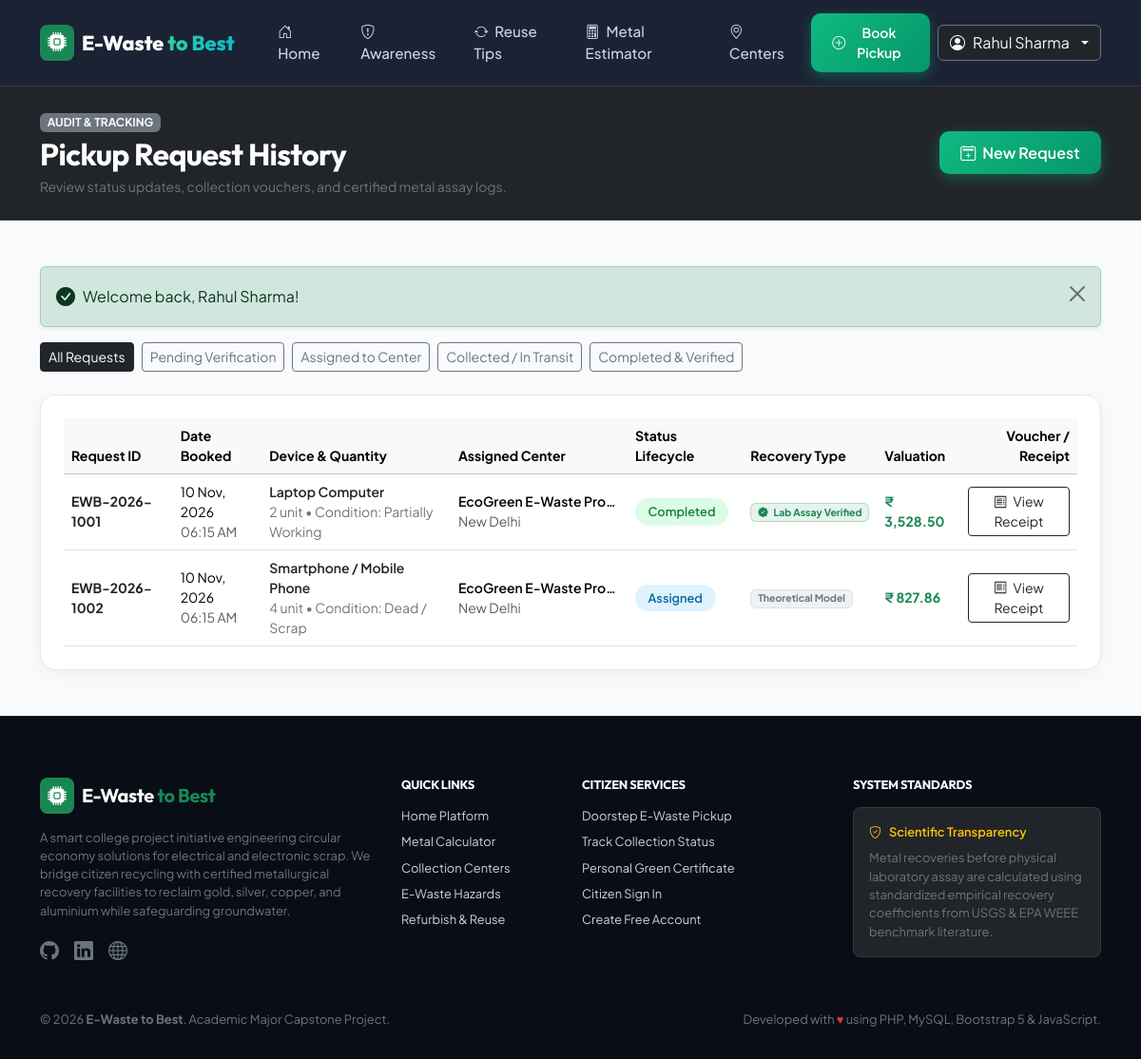
Screenshot of /user/history.php (signed in) with the database file from the repository.
### tables this page shows
CREATE TABLE `pickup_requests` (
  `id` INT AUTO_INCREMENT PRIMARY KEY,
  `request_code` VARCHAR(25) NOT NULL UNIQUE,
  `user_id` INT NOT NULL,
  `center_id` INT NULL,
  `device_category_id` INT NOT NULL,
  `quantity` DECIMAL(10, 2) NOT NULL COMMENT 'Number of units or kg',
  `pickup_address` TEXT NOT NULL,
  `pickup_city` VARCHAR(60) NOT NULL,
  `pickup_pincode` VARCHAR(10) NOT NULL,
  `preferred_date` DATE NOT NULL,
  `preferred_slot` ENUM('Morning (9AM - 12PM)', 'Afternoon (12PM - 3PM)', 'Evening (3PM - 6PM)') NOT NULL,
  `item_condition` ENUM('Working', 'Partially Working', 'Dead / Scrap') DEFAULT 'Dead / Scrap',
  `special_notes` TEXT NULL,
  
   
  `est_copper_g` DECIMAL(10, 3) DEFAULT 0.000,
  `est_aluminium_g` DECIMAL(10, 3) DEFAULT 0.000,
  `est_silver_g` DECIMAL(10, 4) DEFAULT 0.0000,
  `est_gold_g` DECIMAL(10, 4) DEFAULT 0.0000,
  `est_total_value` DECIMAL(10, 2) DEFAULT 0.00,
  `est_co2_saved_kg` DECIMAL(10, 2) DEFAULT 0.00,

   
  `is_verified` TINYINT(1) DEFAULT 0,
  `actual_weight_kg` DECIMAL(10, 2) NULL,
  `actual_copper_g` DECIMAL(10, 3) NULL,
  `actual_aluminium_g` DECIMAL(10, 3) NULL,
  `actual_silver_g` DECIMAL(10, 4) NULL,
  `actual_gold_g` DECIMAL(10, 4) NULL,
  `actual_payout_value` DECIMAL(10, 2) NULL,
  `verification_notes` TEXT NULL,

   
  `status` ENUM('Pending', 'Assigned', 'Out for Pickup', 'Collected', 'Completed', 'Cancelled') DEFAULT 'Pending',
  `admin_remarks` TEXT NULL,
  `created_at` TIMESTAMP DEFAULT CURRENT_TIMESTAMP,
  `updated_at` TIMESTAMP DEFAULT CURRENT_TIMESTAMP ON UPDATE CURRENT_TIMESTAMP,

  FOREIGN KEY (`user_id`) REFERENCES `users`(`id`) ON DELETE CASCADE,
  FOREIGN KEY (`center_id`) REFERENCES `collection_centers`(`id`) ON DELETE SET NULL,
  FOREIGN KEY (`device_category_id`) REFERENCES `device_categories`(`id`) ON DELETE RESTRICT
);

CREATE TABLE `device_categories` (
  `id` INT AUTO_INCREMENT PRIMARY KEY,
  `category_name` VARCHAR(100) NOT NULL,
  `unit_type` ENUM('unit', 'kg') DEFAULT 'unit',
  `description` VARCHAR(255),
  `copper_yield_g` DECIMAL(10, 4) DEFAULT 0.0000 COMMENT 'Grams of Copper per unit or kg',
  `aluminium_yield_g` DECIMAL(10, 4) DEFAULT 0.0000 COMMENT 'Grams of Aluminium per unit or kg',
  `silver_yield_g` DECIMAL(10, 4) DEFAULT 0.0000 COMMENT 'Grams of Silver per unit or kg',
  `gold_yield_g` DECIMAL(10, 4) DEFAULT 0.0000 COMMENT 'Grams of Gold per unit or kg',
  `co2_saving_kg` DECIMAL(10, 2) DEFAULT 0.00 COMMENT 'Estimated CO2 avoided per unit or kg',
  `toxic_diverted_kg` DECIMAL(10, 2) DEFAULT 0.00 COMMENT 'Toxic material diverted from landfill',
  `is_active` TINYINT(1) DEFAULT 1
);

CREATE TABLE `collection_centers` (
  `id` INT AUTO_INCREMENT PRIMARY KEY,
  `center_name` VARCHAR(150) NOT NULL,
  `contact_person` VARCHAR(100) NOT NULL,
  `phone` VARCHAR(25) NOT NULL,
  `email` VARCHAR(100) NOT NULL,
  `address` TEXT NOT NULL,
  `city` VARCHAR(60) NOT NULL,
  `state` VARCHAR(60) NOT NULL,
  `pincode` VARCHAR(10) NOT NULL,
  `operating_hours` VARCHAR(100) DEFAULT '9:00 AM - 6:00 PM (Mon-Sat)',
  `accepted_items` TEXT COMMENT 'Comma separated device categories',
  `latitude` DECIMAL(10, 7) NULL,
  `longitude` DECIMAL(10, 7) NULL,
  `is_active` TINYINT(1) DEFAULT 1,
  `created_at` TIMESTAMP DEFAULT CURRENT_TIMESTAMP
);

### user/history.php (the view, shortened to what this page needs)
<?php
require_once __DIR__ . '/../includes/functions.php';
require_once __DIR__ . '/../includes/auth_check.php';
$userId = (int)$_SESSION['user_id'];
$statusFilter = $_GET['status'] ?? 'all';
$requests = [];
if ($pdo) {
    try {
        $sql = "
            SELECT r.*, c.category_name, c.unit_type, cc.center_name, cc.city as center_city, cc.phone as center_phone
            FROM pickup_requests r
            JOIN device_categories c ON r.device_category_id = c.id
            LEFT JOIN collection_centers cc ON r.center_id = cc.id
            WHERE r.user_id = ?
        ";
        $params = [$userId];
        $sql .= " ORDER BY r.created_at DESC";
        $stmt = $pdo->prepare($sql);
        $stmt->execute($params);
        $requests = $stmt->fetchAll();
    } catch (PDOException $e) {
        $requests = [];
    }
}
require_once __DIR__ . '/../includes/header.php';
?>
<div class="bg-dark text-white py-4 border-bottom border-secondary border-opacity-25">
    <div class="container">
        <div class="d-flex flex-column flex-md-row justify-content-between align-items-md-center gap-3">
            <div>
                <span class="badge bg-secondary text-light small mb-1">AUDIT & TRACKING</span>
                <h2 class="fw-bold mb-1">Pickup Request History</h2>
                <p class="text-secondary small mb-0">Review status updates, collection vouchers, and certified metal assay logs.</p>
            </div>
            <a href="<?= BASE_URL ?>/user/pickup-request.php" class="btn btn-emerald">
                <i class="bi bi-calendar2-plus me-1"></i> New Request
            </a>
        </div>
    </div>
</div>
<div class="container py-5">
    <div class="d-flex flex-wrap gap-2 mb-4">
        <a href="<?= BASE_URL ?>/user/history.php?status=all" class="btn btn-sm <?= ($statusFilter === 'all') ? 'btn-dark' : 'btn-outline-secondary' ?>">
            All Requests
        </a>
        <a href="<?= BASE_URL ?>/user/history.php?status=Pending" class="btn btn-sm <?= ($statusFilter === 'Pending') ? 'btn-warning text-dark' : 'btn-outline-secondary' ?>">
            Pending Verification
        </a>
        <a href="<?= BASE_URL ?>/user/history.php?status=Assigned" class="btn btn-sm <?= ($statusFilter === 'Assigned') ? 'btn-primary' : 'btn-outline-secondary' ?>">
            Assigned to Center
        </a>
        <a href="<?= BASE_URL ?>/user/history.php?status=Collected" class="btn btn-sm <?= ($statusFilter === 'Collected') ? 'btn-info text-dark' : 'btn-outline-secondary' ?>">
            Collected / In Transit
        </a>
        <a href="<?= BASE_URL ?>/user/history.php?status=Completed" class="btn btn-sm <?= ($statusFilter === 'Completed') ? 'btn-success' : 'btn-outline-secondary' ?>">
            Completed & Verified
        </a>
    </div>
    <div class="card card-modern p-4">
        <?php if (!empty($requests)): ?>
            <div class="table-responsive">
                <table class="table table-hover align-middle mb-0">
                    <thead class="table-light small">
                        <tr>
                            <th>Request ID</th>
                            <th>Date Booked</th>
                            <th>Device & Quantity</th>
                            <th>Assigned Center</th>
                            <th>Status Lifecycle</th>
                            <th>Recovery Type</th>
                            <th>Valuation</th>
                            <th class="text-end">Voucher / Receipt</th>
                        </tr>
                    </thead>
                    <tbody class="small">
                        <?php foreach ($requests as $req): ?>
                            <?php
                                $statusSlug = strtolower(str_replace(' ', '-', $req['status']));
                            ?>
                            <tr>
                                <td class="fw-bold">
                                    <a href="<?= BASE_URL ?>/user/view-request.php?code=<?= urlencode($req['request_code']) ?>" class="text-dark text-decoration-none fw-bold">
                                        <?= sanitize($req['request_code']) ?>
                                    </a>
                                </td>
                                <td>
                                    <div><?= date('d M, Y', strtotime($req['created_at'])) ?></div>
                                    <div class="text-muted text-xs"><?= date('h:i A', strtotime($req['created_at'])) ?></div>
                                </td>
                                <td>
                                    <div class="fw-semibold text-dark"><?= sanitize($req['category_name']) ?></div>
                                    <div class="text-secondary text-xs">
                                        <?= (float)$req['quantity'] ?> <?= sanitize($req['unit_type']) ?> &bull; Condition: <?= sanitize($req['item_condition']) ?>
                                    </div>
                                </td>
                                <td>
                                    <?php if (!empty($req['center_name'])): ?>
                                        <div class="fw-semibold text-truncate" style="max-width: 170px;" title="<?= sanitize($req['center_name']) ?>">
                                            <?= sanitize($req['center_name']) ?>
                                        </div>
                                        <div class="text-muted text-xs"><?= sanitize($req['center_city']) ?></div>
                                    <?php else: ?>
                                        <span class="text-muted">Awaiting Center Routing</span>
                                    <?php endif; ?>
                                </td>
                                <td>
                                    <span class="badge-status badge-status-<?= $statusSlug ?>">
                                        <?= sanitize($req['status']) ?>
                                    </span>
                                </td>
                                <td>
                                    <?php if ($req['is_verified']): ?>
                                        <span class="badge bg-success bg-opacity-10 text-success border border-success border-opacity-25">
                                            <i class="bi bi-patch-check-fill me-1"></i> Lab Assay Verified
                                        </span>
                                    <?php else: ?>
                                        <span class="badge bg-secondary bg-opacity-10 text-secondary border">
                                            Theoretical Model
                                        </span>
                                    <?php endif; ?>
                                </td>
                                <td class="fw-bold text-success">
                                    ₹ <?= number_format($req['is_verified'] ? $req['actual_payout_value'] : $req['est_total_value'], 2) ?>
                                </td>
                                <td class="text-end">
                                    <a href="<?= BASE_URL ?>/user/view-request.php?code=<?= urlencode($req['request_code']) ?>" class="btn btn-outline-dark btn-sm">
                                        <i class="bi bi-receipt me-1"></i> View Receipt
                                    </a>
                                </td>
                            </tr>
                        <?php endforeach; ?>
                    </tbody>
                </table>
            </div>
        <?php endif; ?>
    </div>
</div>
<?php require_once __DIR__ . '/../includes/footer.php'; ?>

### assets/css/style.css (style rules this page uses)
:root { --primary-emerald: #10b981; --primary-dark: #064e3b; --primary-light: #d1fae5; --secondary-teal: #0d9488; --accent-cyan: #06b6d4; --dark-slate: #0f172a; --surface-card: #ffffff; --bg-soft: #f8fafc; --text-primary: #1e293b; --text-secondary: #64748b; --border-color: #e2e8f0; --metal-gold: #f59e0b; --metal-gold-bg: #fef3c7; --metal-silver: #64748b; --metal-silver-bg: #f1f5f9; --metal-copper: #c2410c; --metal-copper-bg: #ffedd5; --metal-aluminium: #475569; --metal-aluminium-bg: #e2e8f0; --font-heading: 'Outfit', sans-serif; --font-body: 'Plus Jakarta Sans', sans-serif; }
body { font-family: var(--font-body); color: var(--text-primary); background-color: var(--bg-soft); min-height: 100vh; display: flex; flex-direction: column; }
h1, h2, h3, h4, h5, h6, .brand-font { font-family: var(--font-heading); font-weight: 700; letter-spacing: -0.02em; }
.card-modern { background: var(--surface-card); border: 1px solid var(--border-color); border-radius: 16px; box-shadow: 0 4px 20px -2px rgba(0, 0, 0, 0.05); transition: transform 0.25s ease, box-shadow 0.25s ease; }
.btn-emerald { background: linear-gradient(135deg, #10b981 0%, #059669 100%); color: #ffffff; border: none; font-weight: 600; border-radius: 10px; padding: 0.65rem 1.4rem; box-shadow: 0 4px 14px 0 rgba(16, 185, 129, 0.35); transition: all 0.2s ease; }
.badge-status { padding: 0.4rem 0.85rem; border-radius: 20px; font-weight: 600; font-size: 0.8rem; }
.badge-status-assigned { background: #e0f2fe; color: #0369a1; }
.badge-status-completed { background: #dcfce7; color: #15803d; }

### rows the page displays
pickup_requests: request_code "EWB-2026-1001", created_at "10 Nov, 2026", created_at "06:15 AM", device_category.category_name "Laptop Computer", quantity "2", device_category.unit_type "unit", item_condition "Partially Working", center.center_name "EcoGreen E-Waste Pro…", center.city "New Delhi", status "Completed", shows "Lab Assay Verified", is_verified+actual_payout_value "3,528.50"
pickup_requests: request_code "EWB-2026-1002", created_at "10 Nov, 2026", created_at "06:15 AM", device_category.category_name "Smartphone / Mobile Phone", quantity "4", device_category.unit_type "unit", item_condition "Dead / Scrap", center.center_name "EcoGreen E-Waste Pro…", center.city "New Delhi", status "Assigned", is_verified "Theoretical Model", est_total_value "827.86"

### other values shown
$userName "Rahul Sharma"
$flash['message'] "Welcome back, Rahul Sharma!"
APP_NAME "E-Waste to Best"
